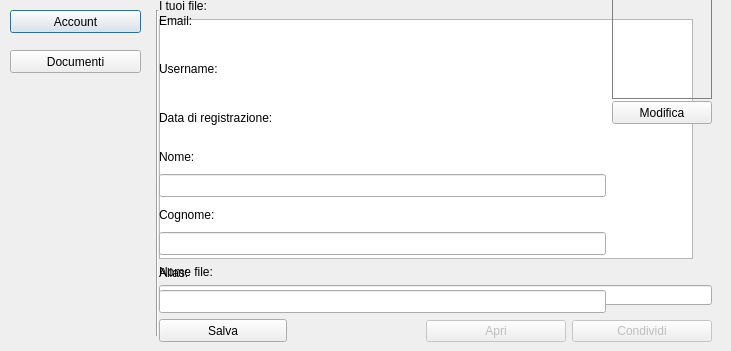
<?xml version="1.0" encoding="UTF-8"?>
<ui version="4.0">
 <class>OpenFileDialog</class>
 <widget class="QDialog" name="OpenFileDialog">
  <property name="geometry">
   <rect>
    <x>0</x>
    <y>0</y>
    <width>731</width>
    <height>351</height>
   </rect>
  </property>
  <property name="cursor">
   <cursorShape>ArrowCursor</cursorShape>
  </property>
  <property name="mouseTracking">
   <bool>true</bool>
  </property>
  <property name="windowTitle">
   <string>Seleziona File</string>
  </property>
  <widget class="QPushButton" name="accountBtn">
   <property name="geometry">
    <rect>
     <x>10</x>
     <y>10</y>
     <width>131</width>
     <height>23</height>
    </rect>
   </property>
   <property name="cursor">
    <cursorShape>PointingHandCursor</cursorShape>
   </property>
   <property name="styleSheet">
    <string notr="true"/>
   </property>
   <property name="text">
    <string>Account</string>
   </property>
  </widget>
  <widget class="QPushButton" name="documentiBtn">
   <property name="geometry">
    <rect>
     <x>10</x>
     <y>50</y>
     <width>131</width>
     <height>23</height>
    </rect>
   </property>
   <property name="cursor">
    <cursorShape>PointingHandCursor</cursorShape>
   </property>
   <property name="styleSheet">
    <string notr="true"/>
   </property>
   <property name="text">
    <string>Documenti</string>
   </property>
  </widget>
  <widget class="Line" name="verticalLine">
   <property name="geometry">
    <rect>
     <x>152</x>
     <y>10</y>
     <width>10</width>
     <height>326</height>
    </rect>
   </property>
   <property name="orientation">
    <enum>Qt::Vertical</enum>
   </property>
  </widget>
  <widget class="QWidget" name="accountLayout" native="true">
   <property name="enabled">
    <bool>true</bool>
   </property>
   <property name="geometry">
    <rect>
     <x>150</x>
     <y>-10</y>
     <width>571</width>
     <height>361</height>
    </rect>
   </property>
   <layout class="QHBoxLayout" name="horizontalLayout">
    <item>
     <widget class="QWidget" name="infoLayout" native="true">
      <layout class="QVBoxLayout" name="verticalLayout_4">
       <item>
        <layout class="QHBoxLayout" name="horizontalLayout_3">
         <item>
          <layout class="QVBoxLayout" name="verticalLayout_9">
           <item>
            <widget class="QLabel" name="emailLabel">
             <property name="minimumSize">
              <size>
               <width>400</width>
               <height>0</height>
              </size>
             </property>
             <property name="maximumSize">
              <size>
               <width>400</width>
               <height>150</height>
              </size>
             </property>
             <property name="text">
              <string>Email: </string>
             </property>
            </widget>
           </item>
           <item>
            <widget class="QLabel" name="usernameLabel">
             <property name="minimumSize">
              <size>
               <width>400</width>
               <height>0</height>
              </size>
             </property>
             <property name="maximumSize">
              <size>
               <width>400</width>
               <height>150</height>
              </size>
             </property>
             <property name="text">
              <string>Username:</string>
             </property>
            </widget>
           </item>
           <item>
            <widget class="QLabel" name="registrationDateLabel">
             <property name="minimumSize">
              <size>
               <width>400</width>
               <height>0</height>
              </size>
             </property>
             <property name="maximumSize">
              <size>
               <width>400</width>
               <height>150</height>
              </size>
             </property>
             <property name="text">
              <string>Data di registrazione: </string>
             </property>
             <property name="alignment">
              <set>Qt::AlignLeading|Qt::AlignLeft|Qt::AlignVCenter</set>
             </property>
            </widget>
           </item>
           <item>
            <widget class="QLabel" name="nameLabel">
             <property name="minimumSize">
              <size>
               <width>0</width>
               <height>23</height>
              </size>
             </property>
             <property name="maximumSize">
              <size>
               <width>16777215</width>
               <height>23</height>
              </size>
             </property>
             <property name="text">
              <string>Nome:</string>
             </property>
            </widget>
           </item>
           <item>
            <widget class="QLineEdit" name="nameLineEdit">
             <property name="enabled">
              <bool>true</bool>
             </property>
             <property name="minimumSize">
              <size>
               <width>0</width>
               <height>23</height>
              </size>
             </property>
            </widget>
           </item>
           <item>
            <widget class="QLabel" name="surnameLabel">
             <property name="maximumSize">
              <size>
               <width>16777215</width>
               <height>23</height>
              </size>
             </property>
             <property name="text">
              <string>Cognome:</string>
             </property>
            </widget>
           </item>
           <item>
            <widget class="QLineEdit" name="surnameLineEdit">
             <property name="enabled">
              <bool>true</bool>
             </property>
             <property name="minimumSize">
              <size>
               <width>0</width>
               <height>23</height>
              </size>
             </property>
            </widget>
           </item>
           <item>
            <widget class="QLabel" name="aliasLabel">
             <property name="maximumSize">
              <size>
               <width>16777215</width>
               <height>23</height>
              </size>
             </property>
             <property name="text">
              <string>Alias:</string>
             </property>
            </widget>
           </item>
           <item>
            <widget class="QLineEdit" name="aliasLineEdit">
             <property name="minimumSize">
              <size>
               <width>0</width>
               <height>23</height>
              </size>
             </property>
            </widget>
           </item>
           <item>
            <widget class="QPushButton" name="saveChangesButton">
             <property name="enabled">
              <bool>true</bool>
             </property>
             <property name="minimumSize">
              <size>
               <width>128</width>
               <height>23</height>
              </size>
             </property>
             <property name="maximumSize">
              <size>
               <width>128</width>
               <height>23</height>
              </size>
             </property>
             <property name="cursor">
              <cursorShape>PointingHandCursor</cursorShape>
             </property>
             <property name="text">
              <string>Salva</string>
             </property>
             <property name="checkable">
              <bool>false</bool>
             </property>
            </widget>
           </item>
          </layout>
         </item>
         <item>
          <layout class="QVBoxLayout" name="verticalLayout_3">
           <property name="spacing">
            <number>2</number>
           </property>
           <property name="bottomMargin">
            <number>192</number>
           </property>
           <item alignment="Qt::AlignTop">
            <widget class="QLabel" name="imageViewer">
             <property name="minimumSize">
              <size>
               <width>100</width>
               <height>100</height>
              </size>
             </property>
             <property name="maximumSize">
              <size>
               <width>100</width>
               <height>100</height>
              </size>
             </property>
             <property name="layoutDirection">
              <enum>Qt::LeftToRight</enum>
             </property>
             <property name="styleSheet">
              <string notr="true">border: 1px solid gray;
</string>
             </property>
             <property name="text">
              <string/>
             </property>
             <property name="pixmap">
              <pixmap resource="../assets/client.qrc">:/images/pingu.jpeg</pixmap>
             </property>
             <property name="scaledContents">
              <bool>true</bool>
             </property>
             <property name="alignment">
              <set>Qt::AlignBottom|Qt::AlignHCenter</set>
             </property>
            </widget>
           </item>
           <item alignment="Qt::AlignTop">
            <widget class="QPushButton" name="changeImageButton">
             <property name="minimumSize">
              <size>
               <width>100</width>
               <height>23</height>
              </size>
             </property>
             <property name="maximumSize">
              <size>
               <width>100</width>
               <height>23</height>
              </size>
             </property>
             <property name="cursor">
              <cursorShape>PointingHandCursor</cursorShape>
             </property>
             <property name="acceptDrops">
              <bool>false</bool>
             </property>
             <property name="layoutDirection">
              <enum>Qt::LeftToRight</enum>
             </property>
             <property name="styleSheet">
              <string notr="true"/>
             </property>
             <property name="text">
              <string>Modifica</string>
             </property>
            </widget>
           </item>
          </layout>
         </item>
        </layout>
       </item>
      </layout>
     </widget>
    </item>
   </layout>
  </widget>
  <widget class="QWidget" name="documentsLayout" native="true">
   <property name="geometry">
    <rect>
     <x>150</x>
     <y>-10</y>
     <width>571</width>
     <height>361</height>
    </rect>
   </property>
   <layout class="QHBoxLayout" name="horizontalLayout_2">
    <item>
     <widget class="QWidget" name="listFilesLayout" native="true">
      <layout class="QVBoxLayout" name="verticalLayout">
       <item>
        <widget class="QLabel" name="listFilesTitleLabel">
         <property name="enabled">
          <bool>true</bool>
         </property>
         <property name="text">
          <string>I tuoi file:</string>
         </property>
        </widget>
       </item>
       <item>
        <widget class="QTableWidget" name="filesTableWidget">
         <property name="minimumSize">
          <size>
           <width>256</width>
           <height>0</height>
          </size>
         </property>
         <property name="maximumSize">
          <size>
           <width>534</width>
           <height>16777215</height>
          </size>
         </property>
         <property name="cursor" stdset="0">
          <cursorShape>PointingHandCursor</cursorShape>
         </property>
         <property name="editTriggers">
          <set>QAbstractItemView::NoEditTriggers</set>
         </property>
        </widget>
       </item>
       <item>
        <widget class="QLabel" name="fileNameTitle">
         <property name="text">
          <string>Nome file:</string>
         </property>
        </widget>
       </item>
       <item>
        <widget class="QLineEdit" name="createFileNameLineEdit">
         <property name="maximumSize">
          <size>
           <width>16777215</width>
           <height>20</height>
          </size>
         </property>
         <property name="font">
          <font>
           <weight>50</weight>
           <bold>false</bold>
          </font>
         </property>
         <property name="placeholderText">
          <string>lnserisci il nome del file oppure il link di condivisione</string>
         </property>
        </widget>
       </item>
       <item>
        <widget class="QLabel" name="label">
         <property name="maximumSize">
          <size>
           <width>10</width>
           <height>3</height>
          </size>
         </property>
         <property name="text">
          <string/>
         </property>
        </widget>
       </item>
       <item>
        <layout class="QHBoxLayout" name="optionLayout">
         <property name="leftMargin">
          <number>267</number>
         </property>
         <item>
          <widget class="QPushButton" name="openFileButton">
           <property name="enabled">
            <bool>false</bool>
           </property>
           <property name="maximumSize">
            <size>
             <width>16777215</width>
             <height>16777215</height>
            </size>
           </property>
           <property name="cursor">
            <cursorShape>PointingHandCursor</cursorShape>
           </property>
           <property name="text">
            <string>Apri</string>
           </property>
          </widget>
         </item>
         <item>
          <widget class="QPushButton" name="shareFileButton">
           <property name="enabled">
            <bool>false</bool>
           </property>
           <property name="maximumSize">
            <size>
             <width>16777215</width>
             <height>16777215</height>
            </size>
           </property>
           <property name="cursor">
            <cursorShape>PointingHandCursor</cursorShape>
           </property>
           <property name="text">
            <string>Condividi</string>
           </property>
          </widget>
         </item>
        </layout>
       </item>
      </layout>
     </widget>
    </item>
   </layout>
  </widget>
  <zorder>accountBtn</zorder>
  <zorder>documentiBtn</zorder>
  <zorder>verticalLine</zorder>
  <zorder>documentsLayout</zorder>
  <zorder>accountLayout</zorder>
 </widget>
 <resources>
  <include location="../assets/client.qrc"/>
 </resources>
 <connections/>
</ui>
